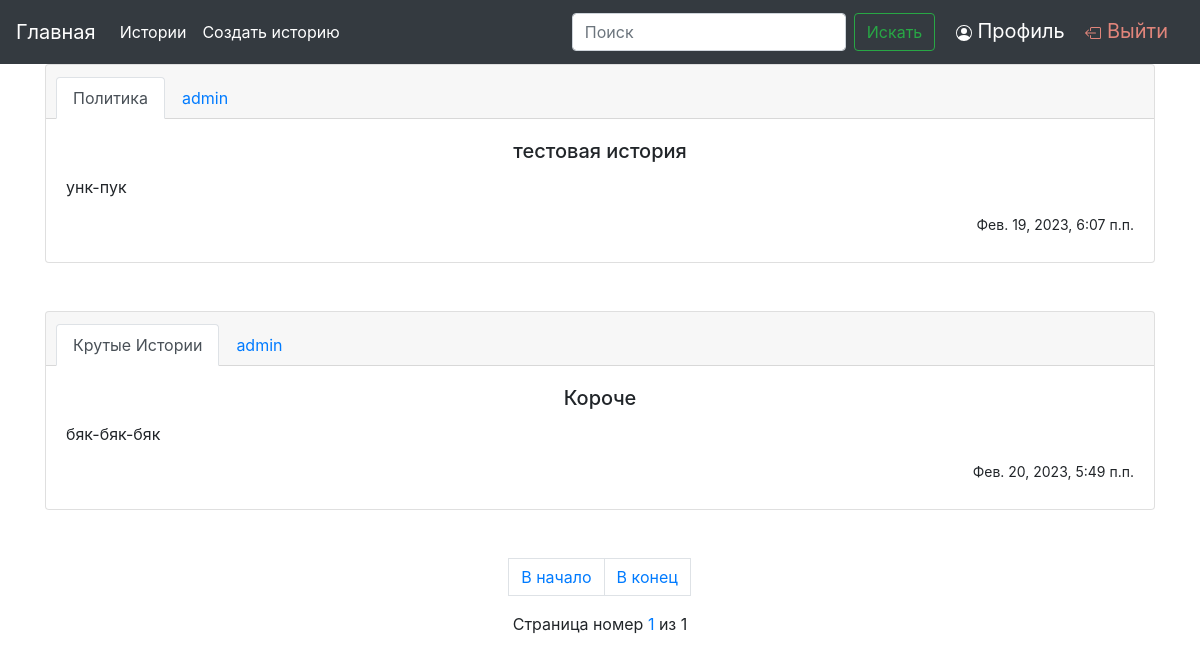
The app's page /histories/ (signed in), older data.
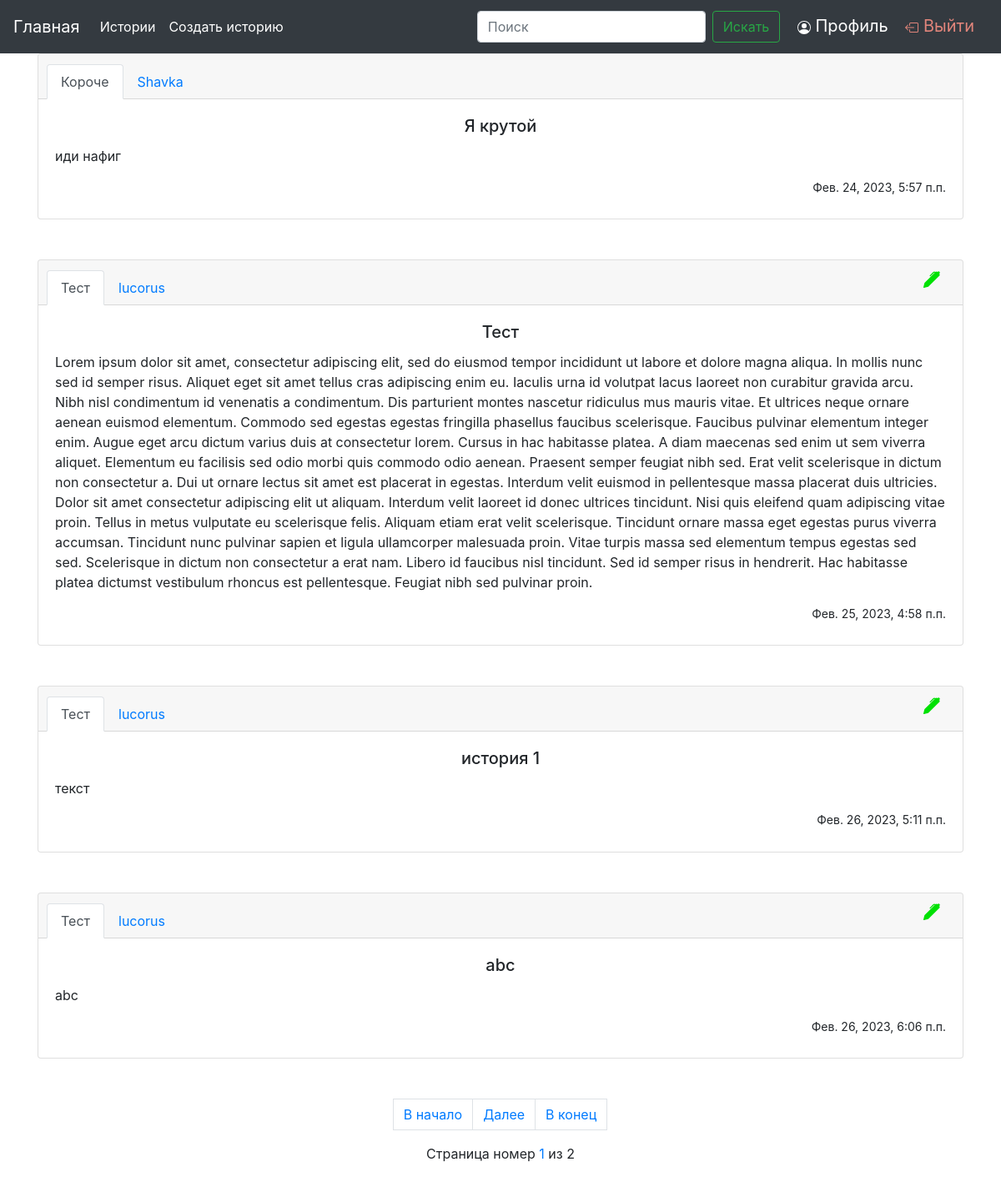
The same page, newer data.
### main/models.py (models this page shows, shortened)
class History(models.Model):
    title = models.CharField(max_length=35, unique=True, verbose_name="Название")
    text = models.TextField(verbose_name="Текст")
    level = IntegerRangeField(max_value=3, min_value=1, default=1, verbose_name="Уровень доступа")
    created_add = models.DateTimeField(auto_now_add=True, verbose_name='Создано в')
    category = models.ForeignKey('Category', on_delete=models.CASCADE, verbose_name='Категория')
    author = models.ForeignKey(CustomUser, on_delete=models.CASCADE, verbose_name='Автор')
    image = models.ImageField(upload_to='Album', blank=True, verbose_name='Изображение')
    class Meta:
        verbose_name = 'История'
        verbose_name_plural = 'Истории'

class Category(models.Model):
    title = models.CharField(max_length=25, verbose_name="Название", unique=True)
    slug = models.SlugField()
    class Meta:
        verbose_name = 'Категория'
        verbose_name_plural = 'Категории'
    def __str__(self):
        return self.title

class CustomUser(AbstractUser):
    status = models.CharField(max_length=30, blank=True, verbose_name="Статус")
    avatar = models.ImageField(upload_to='photos', blank=True, verbose_name="Аватар")
    level = IntegerRangeField(max_value=3, min_value=1, default=1, verbose_name="Уровень доступа")
    slug = models.SlugField()
    def get_absolute_url(self):
        return reverse('profile', kwargs={'slug': self.slug})
    def __str__(self):
        return self.username
    class Meta:
        verbose_name = 'Пользователь'
        verbose_name_plural = 'Пользователи'

### main/views.py (the view)
# urls.py: path('histories/', histories, name='histories'),
@login_required
def histories(request):
    search_query = request.GET.get('q')
    if search_query:
        history = History.objects.filter(title__icontains=search_query)
        hist = History.objects.filter(category__title__icontains=search_query)
        paginator = Paginator(history | hist, 1)
    else:
        paginator = Paginator(History.objects.all(), 4)
    page_number = request.GET.get('page')
    page_object = paginator.get_page(page_number)
    context = {
        'history': page_object,
    }
    return render(request, 'histories/history_page.html', context)

### main/templates/histories/history_page.html (shortened to what this page needs)
<!DOCTYPE html>
<html lang="en">
<head>
    <link rel="stylesheet" href="https://cdn.jsdelivr.net/npm/bootstrap@4.6.2/dist/css/bootstrap.min.css">
</head>
<body>
<nav class="navbar navbar-expand-lg navbar-dark bg-dark">
    <a class="navbar-brand" href="/">Главная</a>
    <div class="collapse navbar-collapse" id="navbarText" >
        <ul class="navbar-nav mr-auto">
            <li class="nav-item active">
                <a class="nav-link" href="/histories/">
                    Истории<span class="sr-only">(current)</span></a>
            <li class="nav-item dropdown">
                {% if request.user.is_authenticated %}
            <li class="nav-item active">
            {% if request.user.level > 1 %}
                <a class="nav-link" href="/create_history">Создать историю<span class="sr-only">(current)</span></a>
            {% endif %}
                {% endif %}
        </ul>
    </div>
<div align="right">
        <nav class="navbar-brand navbar-dark bg-dark">
  <form action="{% url 'histories' %}" method="get" class="form-inline" enctype="multipart/form-data">
    <input name="q" class="form-control mr-sm-2" type="search" placeholder="Поиск" aria-label="Search" required="">
    <button class="btn btn-outline-success my-2 my-sm-0" type="submit">Искать</button>
  </form>
</nav>
    {% if request.user.is_authenticated %}
        <a class="navbar-brand" href="{{ request.user.get_absolute_url }}">
            Профиль
            <span class="sr-only">(current)</span></a>
    <a class="navbar-brand" href="/"><font color="#E1857B">
        Выйти</font></a>
    {% endif %}
</div>
</nav>
{% if request.user.is_authenticated %}
<div class="container">
    {% for item in history %}
    {% if request.user.level >= item.level or request.user == item.author %}
    <div class="card text-center">
  <div class="card-header">
    <ul class="nav nav-tabs card-header-tabs">
      <li class="nav-item">
        <a class="nav-link active" href="/histories/{{ item.category.id }}">{{ item.category }}</a>
      </li>
      <li class="nav-item">
        <a class="nav-link" href="{{ item.author.get_absolute_url }}">{{ item.author }}</a>
      </li>
        {% if request.user == item.author %}
        <li style="margin-left:82%;">
        <h6 data-toggle="tooltip" data-placement="top" title="Вы создали эту историю" style="color: #00E104" align="right"></h6></li>
        {% endif %}
    </ul>
  </div>
  <div class="card-body">
    <h5 class="card-title">{{ item.title }}</h5>
    <p class="card-text" align="left">{{ item.text }}</p>
      <h6 align="right"><small>{{ item.created_add }}</small></h6>
  </div>
</div>
    {% endif %}
    <br><br>
    {% endfor %}
</div>
{% endif %}
<nav aria-label="Page navigation example">
  <ul class="pagination justify-content-center">
      <a class="page-link"  href="?page=1">В начало</a>
      {% if history.has_next %}
<li class="page-item"><a class="page-link" href="?page={{ history.next_page_number }}">Далее</a></li>
      {% endif %}
      <a class="page-link"  href="?page={{ history.paginator.num_pages }}">В конец</a>
  </ul>
    <p class="page-item" align="center">
            Страница номер <a href="#">{{ history.number }}</a> из {{ history.paginator.num_pages }}
        </p>
</nav>
</body>
</html>

Row changes from the older to the newer data that the page shows:
removed History: category "Политика", author "admin", title "тестовая история", text "унк-пук", created_add "Фев. 19, 2023, 6:07 п.п."
removed History: category "Крутые Истории", author "admin", title "Короче", text "бяк-бяк-бяк", created_add "Фев. 20, 2023, 5:49 п.п."
added History: category "Короче", author "Shavka", title "Я крутой", text "иди нафиг", created_add "Фев. 24, 2023, 5:57 п.п."
added History: category "Тест", author "lucorus", title "Тест", text "Lorem ipsum dolor sit amet, consectetur adipiscing elit, sed do eiusmod tempor incididunt ut labore et dolore magna aliqua. In mollis nunc sed id semper risus. Aliquet eget sit amet tellus cras adipiscing enim eu. Iaculis urna id volutpat lacus laoreet non curabitur gravida arcu. Nibh nisl condimentum id venenatis a condimentum. Dis parturient montes nascetur ridiculus mus mauris vitae. Et ultrices neque ornare aenean euismod elementum. Commodo sed egestas egestas fringilla phasellus faucibus scelerisque. Faucibus pulvinar elementum integer enim. Augue eget arcu dictum varius duis at consectetur lorem. Cursus in hac habitasse platea. A diam maecenas sed enim ut sem viverra aliquet.…", created_add "Фев. 25, 2023, 4:58 п.п."
added History: category "Тест", author "lucorus", title "история 1", text "текст", created_add "Фев. 26, 2023, 5:11 п.п."
added History: category "Тест", author "lucorus", title "abc", text "abc", created_add "Фев. 26, 2023, 6:06 п.п."
Text that changed along with them:
{{ history.paginator.num_pages }}: "1" → "2"
text now shown: "Далее"
